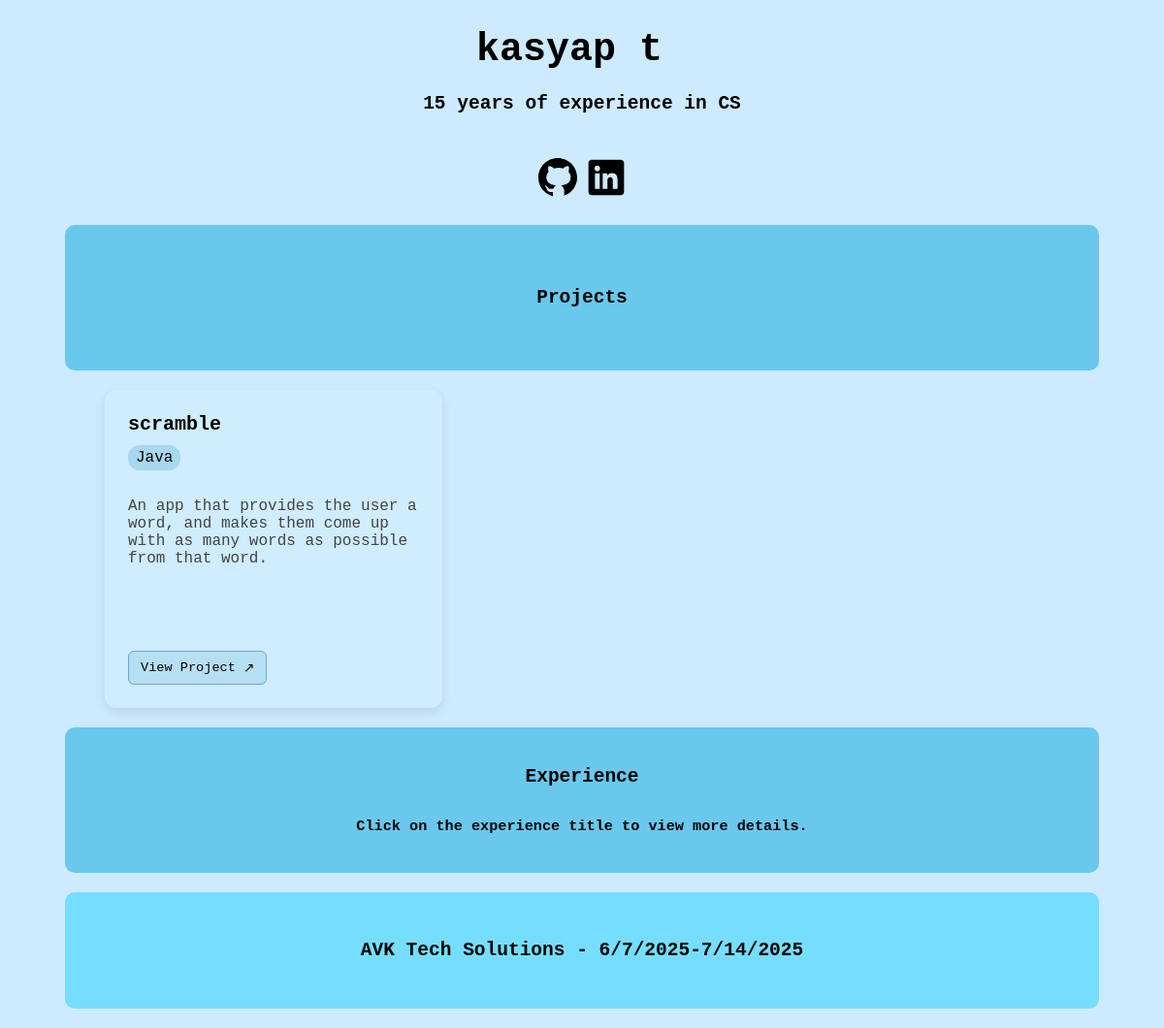
Before: / with the older database file.
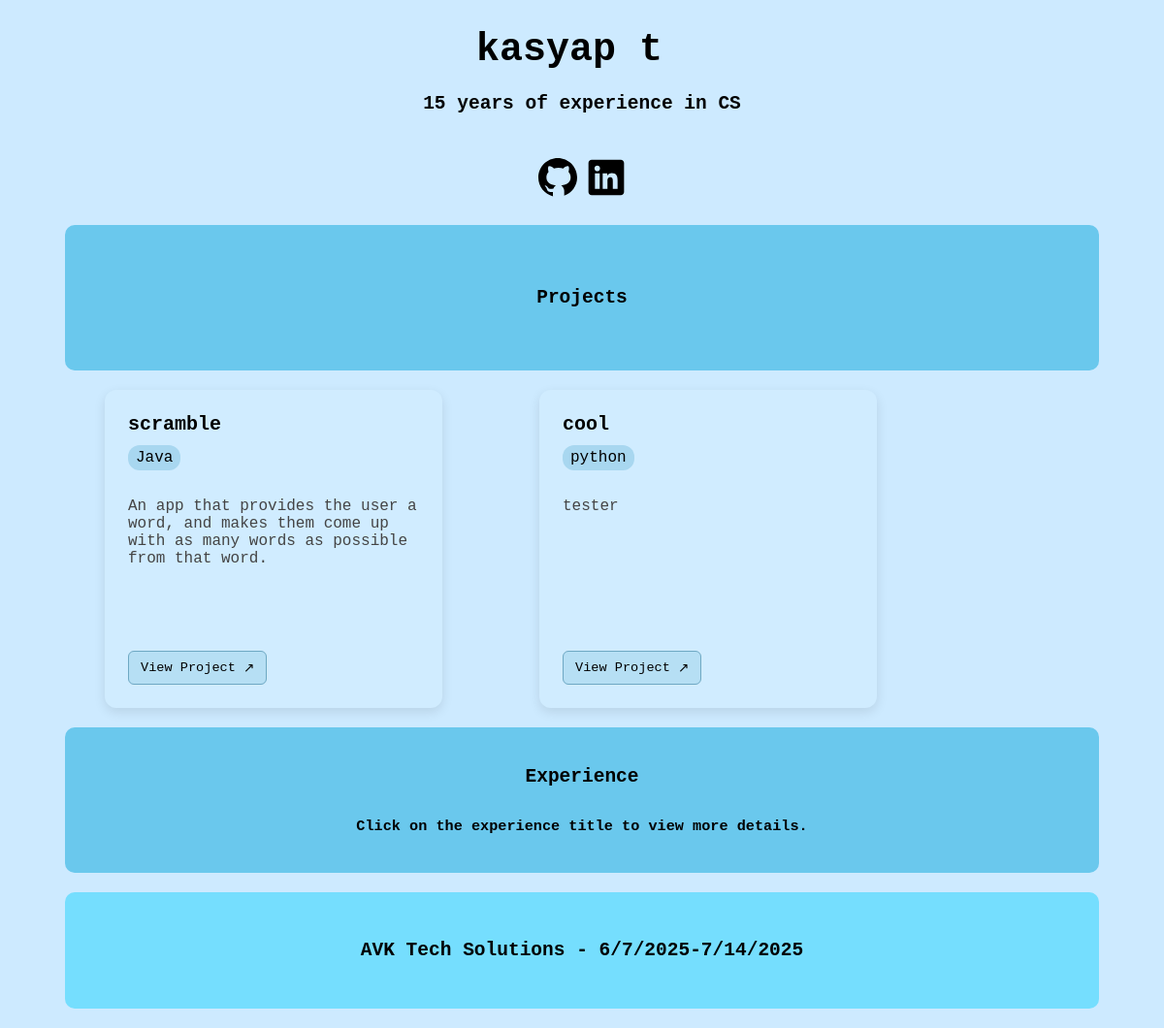
After: the same page with the newer database file.
### app.py (models this page shows, shortened)
class Person(db.Model):
    id = db.Column(db.Integer, primary_key=True)
    name = db.Column(db.String(100), nullable=False)
    bio= db.Column(db.Text, nullable=False)
    github= db.Column(db.Text, nullable=False)
    linkedin= db.Column(db.Text, nullable=False)

class Project(db.Model):
    id= db.Column(db.Integer, primary_key=True)
    title = db.Column(db.String(100), nullable=False)
    description=db.Column(db.Text, nullable=False)
    language=db.Column(db.String(100), nullable=False)
    link=db.Column(db.String(200), nullable=False)

class Experience(db.Model):
    id= db.Column(db.Integer, primary_key=True)
    title = db.Column(db.String(100), nullable=False)
    description=db.Column(db.Text, nullable=False)

### app.py (the view)
@app.route("/")
def index():
    person= Person.query.first()
    projects=Project.query.all()
    experience= Experience.query.all()
    return render_template("index.html", projects=projects, person=person, experience=experience)

### templates/index.html (shortened to what this page needs)
<!DOCTYPE html>
<html>
  <head>
    <link
      href="{{url_for('static', filename='styles.css')}}"
      rel="stylesheet"
    />
  </head>
  <body>
    <div class="centered">
      <h1 id="typed-container" data-name="{{person.name}}">
        <span id="typed"></span>
      </h1>
      <h2>{{person.bio}}</h2>
    </div>
    <div style="display: flex; justify-content: center">
      <div id="icon">
        <a href="{{person.github}}" target="_blank" rel="noopener noreferrer">
        </a>
      </div>
      <div id="icon">
        <a href="{{person.linkedin}}" target="_blank" rel="noopener noreferrer">
        </a>
      </div>
    </div>
    <div class="centered title">
      <h2>Projects</h2>
    </div>
    <div class="projects">
      {% for proj in projects %}
      <div class="card">
        <h3>{{proj.title}}</h3>
        <div class="tag">{{proj.language}}</div>
        <p class="description">{{proj.description}}</p>
        <a class="button" href="{{proj.link}}" target="_blank">
          View Project <span class="arrow">↗</span>
        </a>
      </div>
      {%endfor%}
    </div>
    <div class="centered title">
      <h2>Experience</h2>
      <h3>Click on the experience title to view more details.</h3>
    </div>
    {% for exp in experience %}
    <div class="centered proj">
      <h2>{{exp.title}}</h2>
    </div>
    {%endfor%}
  </body>
</html>

### static/styles.css (style rules this page uses)
body { background-color: rgb(205, 234, 255); font-family: monospace; }
.centered { width: 90%; height: 150px; display: flex; margin: 0px auto; justify-content: center; align-items: center; border-radius: 10px; flex-direction: column; }
.proj { width: 90%; height: 120px; background-color: rgb(117, 222, 254); cursor: pointer; margin: 20px auto; transition: all 0.5s ease; }
svg { color: black; }
#icon { margin: 0px; }
.title { margin-top: 20px; background-color: rgb(106, 200, 237); }
a { text-decoration: none; color: black; }
#typed-container { display: inline-block; white-space: nowrap; line-height: 1; margin: 0; padding: 0; vertical-align: top; position: relative; }
#typed { font-family: inherit; font-weight: 700; font-size: 2.5rem; color: inherit; display: inline; margin: 0; padding: 0; vertical-align: baseline; line-height: 1; }
.card { display: flex; flex-direction: column; justify-content: space-between; background-color: #d0ecff; border-radius: 12px; box-shadow: 0 4px 12px rgba(0, 0, 0, 0.1); padding: 24px; width: 300px; text-align: left; margin-left: 100px; margin-top: 20px; min-height: 280px; }
.card h3 { margin: 0 0 10px; font-size: 1.25rem; font-weight: bold; }
.tag { display: inline-block; background-color: #a8d7f0; color: #000000; padding: 4px 8px; border-radius: 12px; font-size: 1rem; margin-bottom: 12px; width: fit-content; }
.description { font-size: 1rem; color: #444; margin-bottom: 16px; flex-grow: 1; }
.button { display: inline-flex; align-items: center; padding: 8px 12px; font-size: 0.85rem; border: 1px solid #6ea8c3; border-radius: 6px; background-color: #b6dff4; cursor: pointer; transition: background-color 0.2s; text-decoration: none; color: #000; margin-top: auto; width: fit-content; }
.arrow { margin-left: 8px; }
.projects { display: flex; }

Changed rows visible on the page:
added Project: title "cool", language "python", description "tester"
